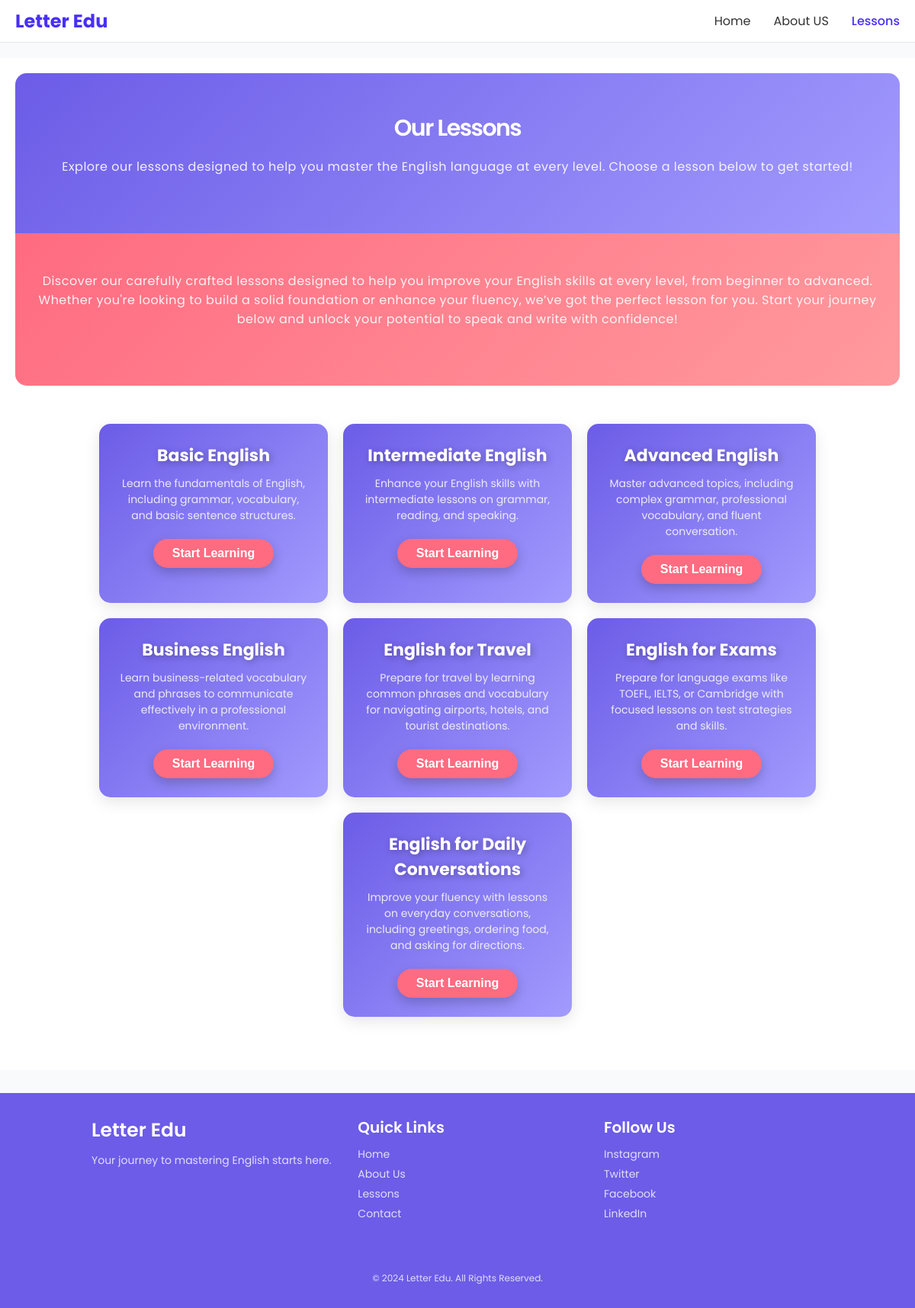
The app's page /lessons.php, older data.
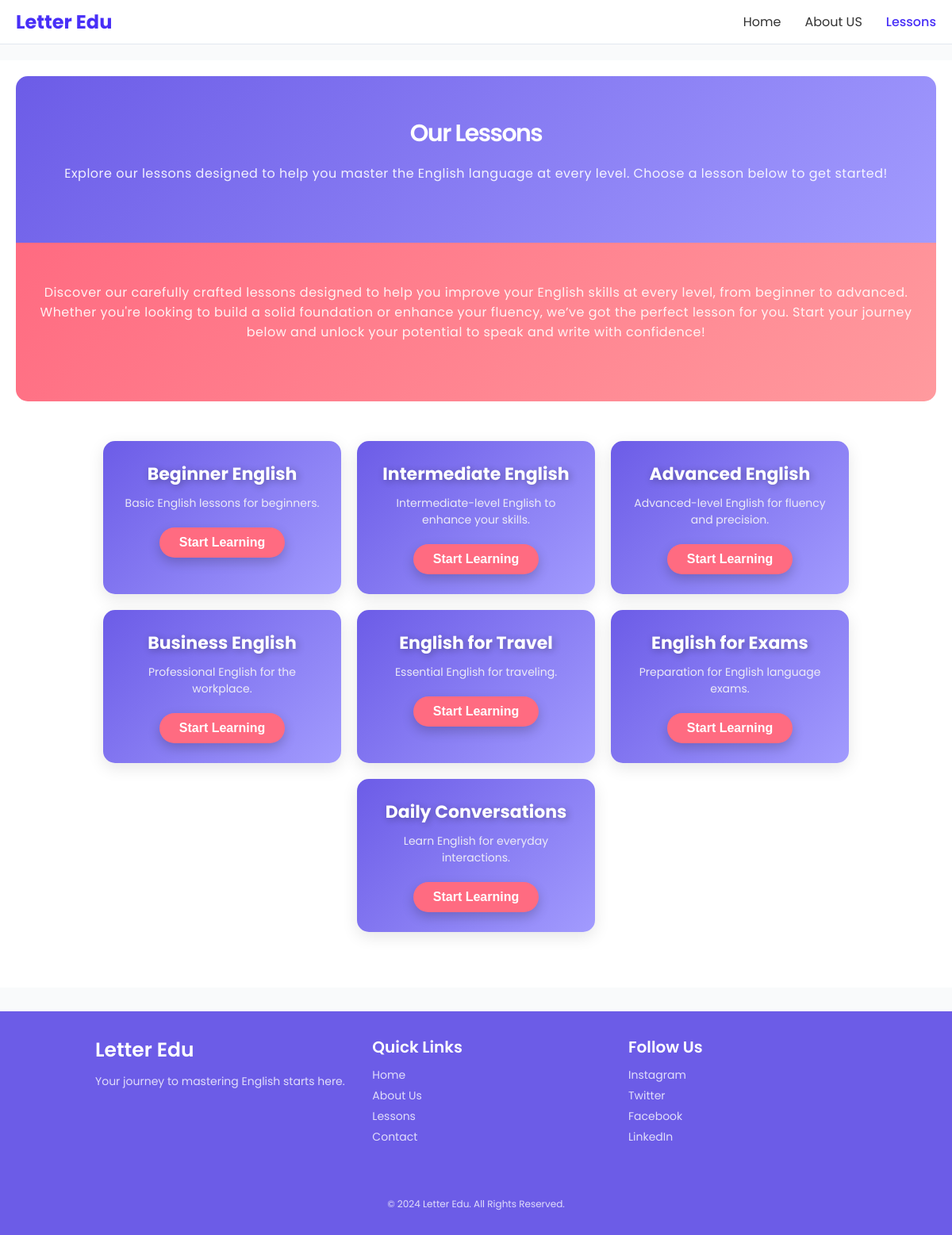
The same page, newer data.
### tables this page shows
CREATE TABLE IF NOT EXISTS lessons (
    id INT PRIMARY KEY AUTO_INCREMENT,
    title VARCHAR(100) NOT NULL,
    description VARCHAR(255) NOT NULL
);

### config.php (called while the page is built, shortened)
<?php
class Database
{
    private $conn;
    public function __construct()
    {
        $this->conn = new mysqli(DB_SERVER, DB_USERNAME, DB_PASSWORD, DB_NAME);
    }
    public function executeQuery($sql, $params = [], $types = "")
    {
        $result = $this->conn->prepare($sql);
        if (!$result->execute()) {
            return "Execution error: " . $result->error;
        }
        return $result;
    }
    public function select($table, $columns = "*", $condition = "", $params = [], $types = "")
    {
        $sql = "SELECT $columns FROM $table" . ($condition ? " WHERE $condition" : "");
        $result = $this->executeQuery($sql, $params, $types);
        return $result->get_result()->fetch_all(MYSQLI_ASSOC);
    }
}

### lessons.php (the view, shortened to what this page needs)
<?php include 'config.php' ?>
<?php $query = new Database(); ?>
<?php $lessons = $query->select('lessons', '*') ?>
<!DOCTYPE html>
<html lang="en">
<head>
</head>
<body>
    <?php include 'includes/header.php'; ?>
    <div class="container">
        <section class="section call-to-action">
            <h2 class="section__title">Our Lessons</h2>
            <p class="section__content">Explore our lessons designed to help you master the English language at every level. Choose a lesson below to get started!</p>
        </section>
        <section class="section features">
            <p class="section__content">Discover our carefully crafted lessons designed to help you improve your English skills at every level, from beginner to advanced. Whether you're looking to build a solid foundation or enhance your fluency, we’ve got the perfect lesson for you. Start your journey below and unlock your potential to speak and write with confidence!</p>
        </section>
        <section class="section lessons-list">
            <?php
            $delay = 0;
            foreach ($lessons as $lesson): ?>
                <div class="lesson-card" style="animation-delay: <?= $delay ?>s;">
                    <h3><?= htmlspecialchars($lesson['title']) ?></h3>
                    <p><?= htmlspecialchars($lesson['description']) ?></p>
                    <a href="lesson_detail.php?lessonid=<?= urlencode($lesson['id']) ?>">
                        <button class="btn">Start Learning</button>
                    </a>
                </div>
            <?php
                $delay += 0.1;
            endforeach;
            ?>
        </section>
    </div>
    <?php include 'includes/footer.php'; ?>
</body>
</html>

### includes/header.php (shortened to what this page needs)
<head>
</head>
<header class="header">
    <nav class="navbar">
        <a href="./" class="logo">Letter Edu</a>
        <?php
        $current_page = basename($_SERVER['PHP_SELF']);
        ?>
        <ul class="menu">
            <li><a href="./" class="menu-item <?= $current_page == 'index.php' ? 'active' : '' ?>">Home</a></li>
            <li><a href="about.php" class="menu-item <?= $current_page == 'about.php' ? 'active' : '' ?>">About US</a>
            </li>
            <li><a href="lessons.php"
                    class="menu-item <?= $current_page == 'lessons.php' ? 'active' : '' ?>">Lessons</a></li>
        </ul>
    </nav>
</header>

### includes/footer.php (shortened to what this page needs)
<footer>
    <div class="footer-container">
        <div class="footer-content">
            <div class="footer-logo">
                <h1>Letter Edu</h1>
                <p>Your journey to mastering English starts here.</p>
            </div>
            <div class="footer-links">
                <h3>Quick Links</h3>
                <ul>
                    <li><a href="index.php">Home</a></li>
                    <li><a href="about.php">About Us</a></li>
                    <li><a href="lessons.php">Lessons</a></li>
                    <li><a href="contact.php">Contact</a></li>
                </ul>
            </div>
            <div class="footer-social">
                <h3>Follow Us</h3>
                <ul>
                    <li><a href="https://www.instagram.com/iqbolshoh_777" target="_blank">Instagram</a></li>
                    <li><a href="https://twitter.com/iqbolshoh_777" target="_blank">Twitter</a></li>
                    <li><a href="https://www.facebook.com/iqbolshoh_777" target="_blank">Facebook</a></li>
                    <li><a href="https://www.linkedin.com/in/iqbolshoh_777" target="_blank">LinkedIn</a></li>
                </ul>
            </div>
        </div>
        <div class="footer-bottom">
            <p>&copy; 2024 Letter Edu. All Rights Reserved.</p>
        </div>
    </div>
</footer>

### lessons.php (style rules this page uses)
.section { padding: 5rem 2rem; text-align: center; }
.section__title { font-size: 3rem; font-weight: 600; margin-bottom: 1.5rem; letter-spacing: -1.5px; }
.section__content { font-size: 1.6rem; font-weight: 400; margin-bottom: 2.5rem; opacity: 0.9; letter-spacing: 0.5px; }
.lessons-list { display: flex; flex-wrap: wrap; justify-content: center; gap: 2rem; }
.lesson-card { background: linear-gradient(135deg, #6c5ce7, #a29bfe); padding: 2.5rem; border-radius: 15px; box-shadow: 0 6px 20px rgba(0, 0, 0, 0.1); width: 300px; transition: transform 0.3s ease, box-shadow 0.3s ease; overflow: hidden; color: white; position: relative; opacity: 0; animation: slideUpFade 0.7s ease forwards; }
.lesson-card h3 { font-size: 2.2rem; color: #fff; margin-bottom: 1rem; text-shadow: 2px 2px 10px rgba(0, 0, 0, 0.3); }
.lesson-card p { font-size: 1.4rem; color: #f7f7f7; margin-bottom: 2rem; opacity: 0.9; }
.features { border-bottom-right-radius: 15px; border-bottom-left-radius: 15px; background: linear-gradient(135deg, #ff6b81, #ff9a9e); color: white; animation: slideUpFade 0.7s ease forwards; }
.call-to-action { border-top-right-radius: 15px; border-top-left-radius: 15px; background: linear-gradient(135deg, #6c5ce7, #a29bfe); color: white; animation: slideUpFade 0.7s ease forwards; }
.btn { font-size: 1.6rem; font-weight: 600; padding: 1rem 2.5rem; background-color: #ff6b81; color: white; border-radius: 50px; border: none; cursor: pointer; transition: all 0.3s ease; box-shadow: 0 6px 15px rgba(0, 0, 0, 0.2); }

### includes/header.php (style rules this page uses)
* { margin: 0; padding: 0; box-sizing: border-box; }
html { font-size: 62.5%; }
body { font-family: 'Poppins', sans-serif; background-color: #f9fafb; color: #333; }
header ul { list-style: none; }
header a { text-decoration: none; color: inherit; }
.header { border-bottom: 1px solid #e2e8f0; }
.navbar { display: flex; justify-content: space-between; align-items: center; padding: 1rem 2rem; background-color: #ffffff; }
.logo { font-size: 2.4rem; font-weight: 700; color: #482ff7; }
.menu { display: flex; gap: 3rem; }
.menu-item { font-size: 1.6rem; font-weight: 400; }
.menu-item:hover, .menu-item.active { color: #482ff7; font-weight: 500; }
.container { width: 100%; margin: auto; margin-top: 20px; margin-bottom: 30px; padding: 2rem; background-color: #ffffff; }

### includes/footer.php (style rules this page uses)
html, body { height: 100%; margin: 0; display: flex; flex-direction: column; }
footer { background-color: #6c5ce7; color: white; padding-top: 3rem; padding-bottom: 3rem; margin-top: auto; width: 100%; }
.footer-container { width: 80%; margin: 0 auto; display: flex; flex-direction: column; justify-content: space-between; min-height: 150px; }
.footer-content { display: flex; justify-content: space-between; width: 100%; flex-wrap: wrap; margin-bottom: 2rem; }
.footer-logo h1 { font-size: 2.5rem; margin-bottom: 1rem; font-weight: 600; }
.footer-logo p { font-size: 1.4rem; opacity: 0.8; margin-bottom: 2rem; }
.footer-links, .footer-social { width: 30%; margin-bottom: 2rem; }
.footer-links h3, .footer-social h3 { font-size: 2rem; margin-bottom: 1rem; font-weight: 600; }
.footer-links ul, .footer-social ul { list-style: none; padding: 0; }
.footer-links ul li, .footer-social ul li { margin: 0.5rem 0; }
.footer-links ul li a, .footer-social ul li a { text-decoration: none; color: white; font-size: 1.4rem; opacity: 0.8; transition: opacity 0.3s; }
.footer-bottom { text-align: center; margin-top: 2rem; font-size: 1.2rem; font-weight: 400; opacity: 0.8; }

Row changes from the older to the newer data that the page shows:
changed lessons: title "Basic English" → "Beginner English"; description "Learn the fundamentals of English, including grammar, vocabulary, and basic sentence structures." → "Basic English lessons for beginners."
changed lessons "Intermediate English": description "Enhance your English skills with intermediate lessons on grammar, reading, and speaking." → "Intermediate-level English to enhance your skills."
changed lessons "Advanced English": description "Master advanced topics, including complex grammar, professional vocabulary, and fluent conversation." → "Advanced-level English for fluency and precision."
changed lessons "Business English": description "Learn business-related vocabulary and phrases to communicate effectively in a professional environment." → "Professional English for the workplace."
changed lessons "English for Travel": description "Prepare for travel by learning common phrases and vocabulary for navigating airports, hotels, and tourist destinations." → "Essential English for traveling."
changed lessons "English for Exams": description "Prepare for language exams like TOEFL, IELTS, or Cambridge with focused lessons on test strategies and skills." → "Preparation for English language exams."
changed lessons: title "English for Daily Conversations" → "Daily Conversations"; description "Improve your fluency with lessons on everyday conversations, including greetings, ordering food, and asking for directions." → "Learn English for everyday interactions."
